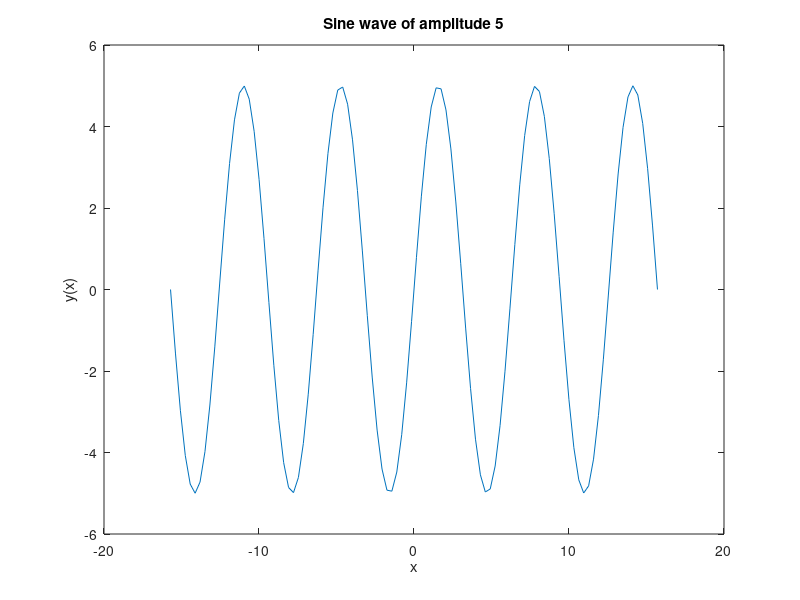
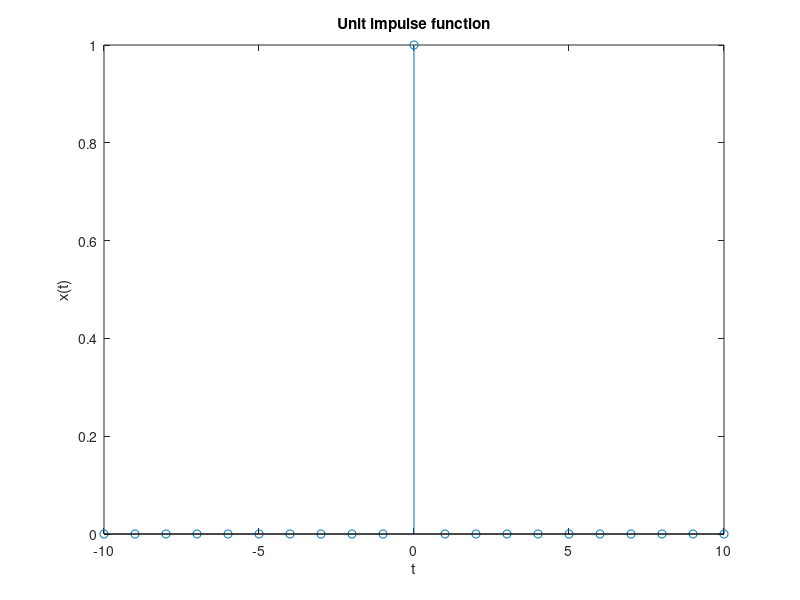
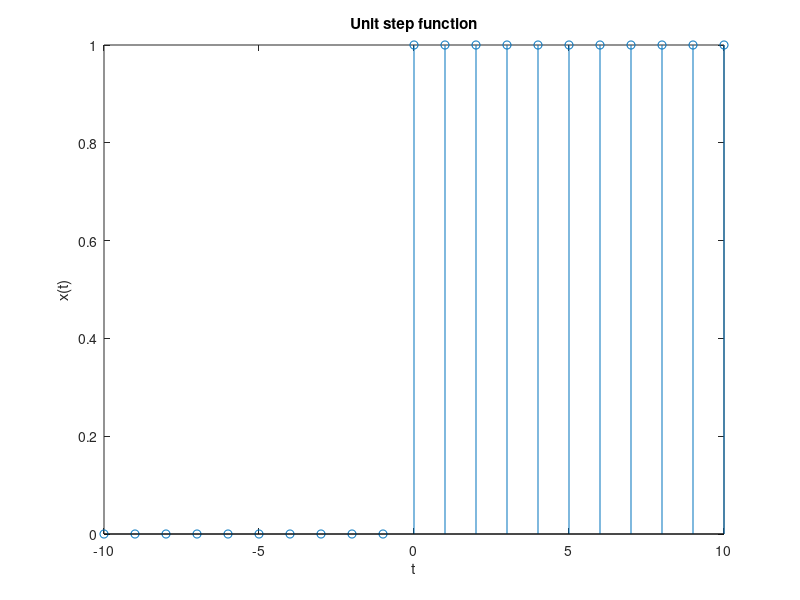
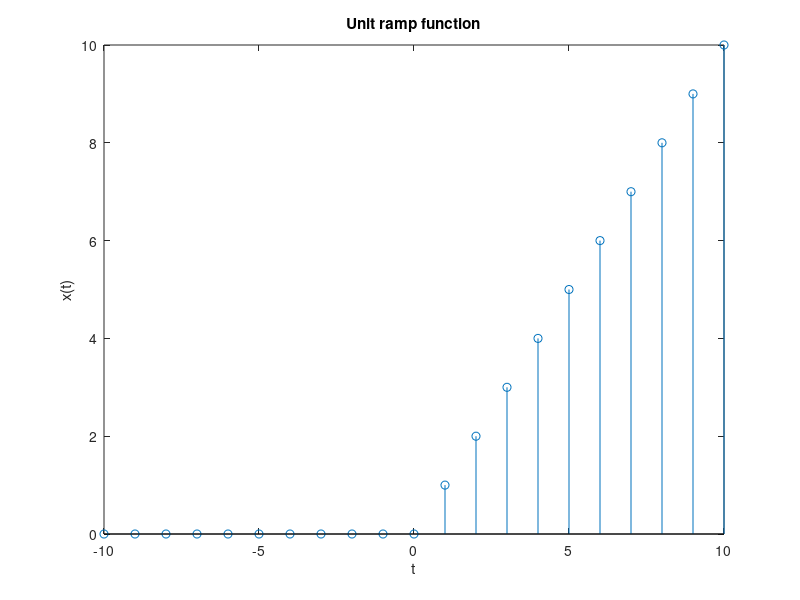

Reproduce these figures in MATLAB, in order.
x = linspace(-5*pi,5*pi);   %range of x
y1 = 5*sin(x);
plot(x,y1);
title('Sine wave of amplitude 5');
xlabel('x');
ylabel('y(x)');

t = [-10:10];   %range of t
impulse = t==0; %impulse function
unitstep = t>=0;    %unit step function
ramp = t.*unitstep; %ramp function
y2 = sinc(x);   %sinc function

figure;
stem(t,impulse);
title('Unit impulse function')
xlabel('t');
ylabel('x(t)');

figure;
stem(t,unitstep);
title('Unit step function')
xlabel('t');
ylabel('x(t)');

figure;
stem(t,ramp);
title('Unit ramp function')
xlabel('t');
ylabel('x(t)');

figure;
plot(x,y2);
title('Continuous time sinc function')
xlabel('t');
ylabel('x(t)');


figure;
y=exp(0.5*t);   %growing continuous exponential function
subplot(3,1,1);
plot(t,y);
title('Continuous time exponential function (growing)')
xlabel('t');
ylabel('x(t)');


y=exp(-0.5*t);  %decaying continuous exponential function
subplot(3,1,2);
plot(t,y);
title('Continuous time exponential function (decaying)')
xlabel('t');
ylabel('x(t)');


y =exp(0*t);  %DC signal
subplot(3,1,3);
plot(t,y);
title('Continuous time Dc signal')
xlabel('t');
ylabel('x(t)');

